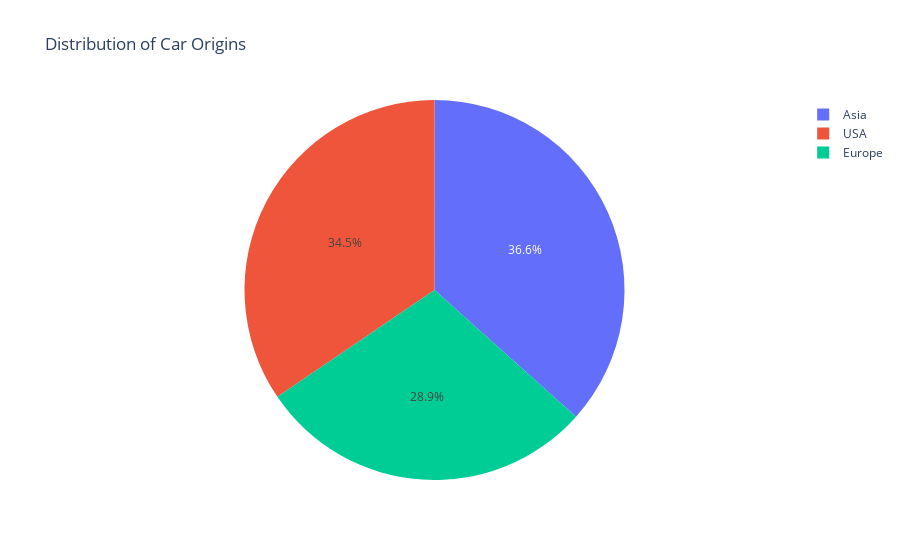

Here is the notebook cell this chart was saved with:
### Markdown cell above
## What is the distribution of Origin?

### Code cell
origin_counts = df['origin'].value_counts()
fig3 = px.pie(origin_counts, values=origin_counts.values, names=origin_counts.index,
             title='Distribution of Car Origins')

fig3.show()

### Figure 1 — Plotly figure (JSON) as saved in the notebook; plotly's stock layout.template omitted (floating-point values rounded to 4 significant figures)
{"data": [{"domain": {"x": [0, 1], "y": [0, 1]}, "hovertemplate": "origin=%{label}<br>value=%{value}<extra></extra>", "labels": ["Asia", "USA", "Europe"], "legendgroup": "", "name": "", "showlegend": true, "type": "pie", "values": [156, 147, 123]}], "layout": {"legend": {"tracegroupgap": 0}, "title": {"text": "Distribution of Car Origins"}}}
